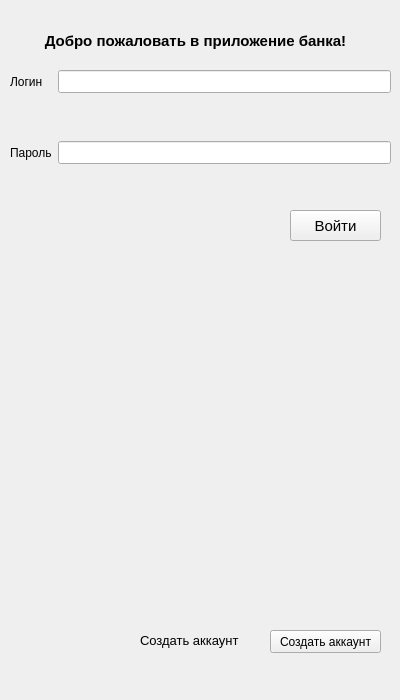
<?xml version="1.0" encoding="UTF-8"?>
<ui version="4.0">
 <class>MainWindow</class>
 <widget class="QMainWindow" name="MainWindow">
  <property name="geometry">
   <rect>
    <x>0</x>
    <y>0</y>
    <width>400</width>
    <height>700</height>
   </rect>
  </property>
  <property name="sizePolicy">
   <sizepolicy hsizetype="Expanding" vsizetype="Expanding">
    <horstretch>0</horstretch>
    <verstretch>0</verstretch>
   </sizepolicy>
  </property>
  <property name="minimumSize">
   <size>
    <width>400</width>
    <height>700</height>
   </size>
  </property>
  <property name="maximumSize">
   <size>
    <width>600</width>
    <height>700</height>
   </size>
  </property>
  <property name="windowTitle">
   <string>Авторизация</string>
  </property>
  <property name="windowIcon">
   <iconset>
    <normaloff>../pictures/Yandex_icon.svg.png</normaloff>../pictures/Yandex_icon.svg.png</iconset>
  </property>
  <property name="documentMode">
   <bool>false</bool>
  </property>
  <property name="tabShape">
   <enum>QTabWidget::Rounded</enum>
  </property>
  <widget class="QWidget" name="centralwidget">
   <widget class="QLabel" name="welcome_label">
    <property name="geometry">
     <rect>
      <x>0</x>
      <y>0</y>
      <width>391</width>
      <height>81</height>
     </rect>
    </property>
    <property name="font">
     <font>
      <family>Arial</family>
      <pointsize>11</pointsize>
      <weight>75</weight>
      <bold>true</bold>
     </font>
    </property>
    <property name="text">
     <string>Добро пожаловать в приложение банка!</string>
    </property>
    <property name="alignment">
     <set>Qt::AlignCenter</set>
    </property>
   </widget>
   <widget class="QLabel" name="create_account_label">
    <property name="geometry">
     <rect>
      <x>140</x>
      <y>630</y>
      <width>131</width>
      <height>21</height>
     </rect>
    </property>
    <property name="font">
     <font>
      <family>Arial</family>
      <pointsize>10</pointsize>
     </font>
    </property>
    <property name="text">
     <string>Создать аккаунт</string>
    </property>
   </widget>
   <widget class="QPushButton" name="registration_button">
    <property name="geometry">
     <rect>
      <x>270</x>
      <y>630</y>
      <width>111</width>
      <height>23</height>
     </rect>
    </property>
    <property name="font">
     <font>
      <family>Arial</family>
     </font>
    </property>
    <property name="text">
     <string>Создать аккаунт</string>
    </property>
   </widget>
   <widget class="QPushButton" name="authorize_button">
    <property name="geometry">
     <rect>
      <x>290</x>
      <y>210</y>
      <width>91</width>
      <height>31</height>
     </rect>
    </property>
    <property name="font">
     <font>
      <family>Arial</family>
      <pointsize>11</pointsize>
     </font>
    </property>
    <property name="text">
     <string>Войти</string>
    </property>
   </widget>
   <widget class="QLabel" name="error_label">
    <property name="geometry">
     <rect>
      <x>10</x>
      <y>250</y>
      <width>371</width>
      <height>31</height>
     </rect>
    </property>
    <property name="layoutDirection">
     <enum>Qt::LeftToRight</enum>
    </property>
    <property name="text">
     <string/>
    </property>
    <property name="alignment">
     <set>Qt::AlignRight|Qt::AlignTrailing|Qt::AlignVCenter</set>
    </property>
   </widget>
   <widget class="QWidget" name="formLayoutWidget">
    <property name="geometry">
     <rect>
      <x>10</x>
      <y>70</y>
      <width>381</width>
      <height>131</height>
     </rect>
    </property>
    <layout class="QFormLayout" name="authorize_layout">
     <property name="verticalSpacing">
      <number>48</number>
     </property>
     <item row="1" column="0">
      <widget class="QLabel" name="password_label">
       <property name="font">
        <font>
         <family>Arial</family>
         <pointsize>9</pointsize>
        </font>
       </property>
       <property name="text">
        <string>Пароль</string>
       </property>
      </widget>
     </item>
     <item row="1" column="1">
      <widget class="QLineEdit" name="password_edit">
       <property name="font">
        <font>
         <family>Arial</family>
         <pointsize>10</pointsize>
        </font>
       </property>
       <property name="text">
        <string/>
       </property>
      </widget>
     </item>
     <item row="0" column="0">
      <widget class="QLabel" name="login_label">
       <property name="font">
        <font>
         <family>Arial</family>
         <pointsize>9</pointsize>
        </font>
       </property>
       <property name="text">
        <string>Логин</string>
       </property>
      </widget>
     </item>
     <item row="0" column="1">
      <widget class="QLineEdit" name="login_edit">
       <property name="font">
        <font>
         <family>Arial</family>
         <pointsize>10</pointsize>
        </font>
       </property>
       <property name="text">
        <string/>
       </property>
      </widget>
     </item>
    </layout>
   </widget>
  </widget>
  <widget class="QMenuBar" name="menubar">
   <property name="geometry">
    <rect>
     <x>0</x>
     <y>0</y>
     <width>400</width>
     <height>26</height>
    </rect>
   </property>
  </widget>
 </widget>
 <tabstops>
  <tabstop>login_edit</tabstop>
  <tabstop>password_edit</tabstop>
  <tabstop>authorize_button</tabstop>
  <tabstop>registration_button</tabstop>
 </tabstops>
 <resources/>
 <connections/>
</ui>
